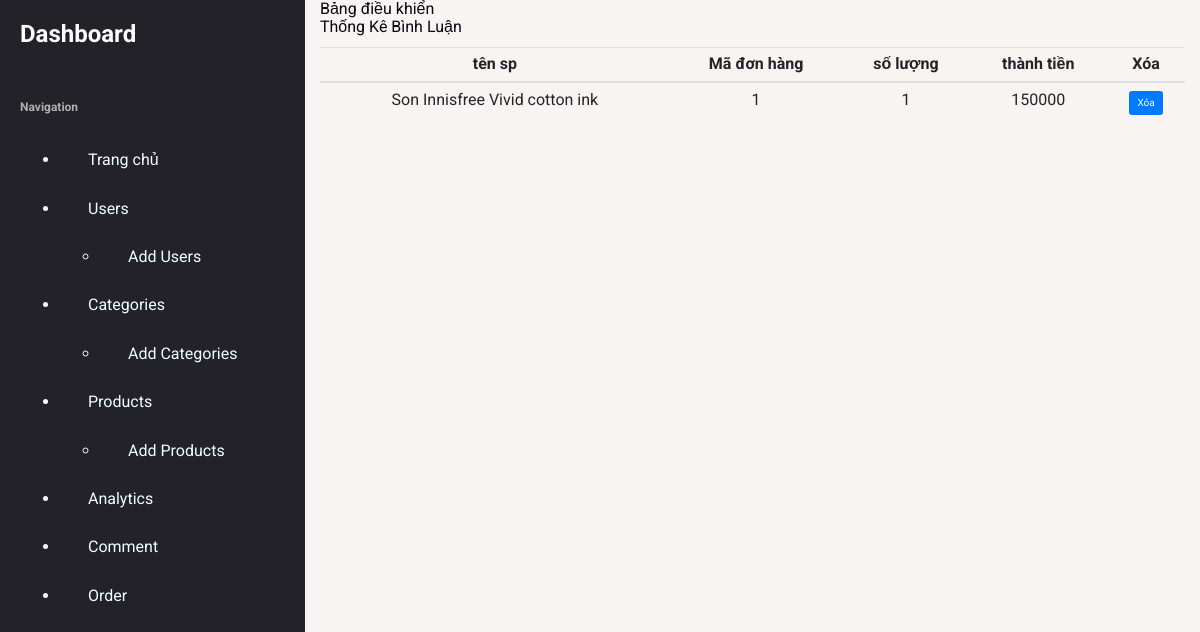
The app's page /?module=backend&controller=don_hang&action=detail&ma_don_hang=1 (signed in) with its own data.
### tables this page shows
CREATE TABLE `chi_tiet_don_hang` (
  `ma_chi_tiet` int(11) NOT NULL,
  `ma_don_hang` int(11) NOT NULL,
  `ma_hh` int(11) NOT NULL,
  `so_luong` int(11) NOT NULL,
  `ten_hh` varchar(200) NOT NULL,
  `gia_don_hang` float NOT NULL
);

CREATE TABLE `hang_hoa` (
  `ma_hh` int(11) NOT NULL,
  `ten_hh` varchar(140) NOT NULL,
  `don_gia` float NOT NULL,
  `giam_gia` float NOT NULL,
  `hinh` varchar(50) NOT NULL,
  `ma_loai` int(11) NOT NULL,
  `so_luot_xem` int(11) NOT NULL,
  `mo_ta` text NOT NULL
);

### library/pdo.php (called while the page is built, shortened)
<?php
function pdo_get_connection()
{
    $host = "sql105.byethost8.com";
    $db_name = "b8_27152900_bean";
    $db_user = "b8_27152900";
    $db_pass = 'aloalo12345';
    $dburl = "mysql:host={$host};dbname={$db_name};charset=utf8";
    $pdo = new PDO($dburl, $db_user, $db_pass);
    $pdo->setAttribute(PDO::ATTR_ERRMODE, PDO::ERRMODE_EXCEPTION);
    return $pdo;
}
function pdo_query1($sql, $params = [])
{
    try {
        $conn = pdo_get_connection();
        $stmt = $conn->prepare($sql);
        $stmt->execute($params);
        $stmt->setFetchMode(PDO::FETCH_ASSOC);
        $rows = $stmt->fetchAll();
        return $rows;
    } catch (PDOException $e) {
        throw $e;
    } finally {
        unset($conn);
    }
}

### model/don_hang_model.php (called while the page is built, shortened)
<?php
function order_detail_select_id_order($params = [])
{
    $sql = "SELECT * FROM chi_tiet_don_hang od INNER JOIN hang_hoa hh ON od.ma_hh=hh.ma_hh WHERE ma_don_hang=:ma_don_hang";
    return pdo_query1($sql, $params);
}

### controller/backend/don_hang.php (called while the page is built, shortened)
<?php
require_once APP_PATH . '/model/don_hang_model.php';
switch ($action) {
    case 'detail':
        extract(detail());
        break;
}
function detail()
{
    extract($_REQUEST);
    $detail = order_detail_select_id_order([':ma_don_hang' => $ma_don_hang]);
    return [
        'ma_don_hang' => $ma_don_hang,
        'detail_order' => $detail,
        'view_name' => 'don_hang/detail.php'
    ];
}

### view/backend/don_hang/detail.php (the view)
<div class="right__content">
    <div class="right__title">Bảng điều khiển</div>
    <p class="right__desc">Thống Kê Bình Luận</p>
    <div class="right__table">
        <div class="right__tableWrapper">
            <table class="table table-hover text-center">
                <thead>
                    <tr>
                        <th>tên sp</th>
                        <th>Mã đơn hàng</th>
                        <th>số lượng</th>
                        <th>thành tiền</th>
                        <th>Xóa</th>
                    </tr>
                </thead>
                <tbody>
                    <?php $count = 0;
                    foreach ($detail_order as $order) {
                        extract($order); ?>
                        <tr>
                            <td><?= $ten_hh ?></td>
                            <td><?= $ma_don_hang ?></td>
                            <td><?= $so_luong ?></td>
                            <td><?= $gia_don_hang ?></td>
                            <td><a class="btn btn-primary" onclick="return confirm('Bạn muốn xóa đơn hàng')" href="?module=backend&controller=don_hang&action=delete&ma_don_hang=<?= $ma_don_hang ?>">Xóa</a></td>
                        </tr>
                    <?php  } ?>
                </tbody>
            </table>
        </div>
    </div>
</div>

### public/css/quan-tri.css (style rules this page uses)
:root { --blue: #1376ff; --black: #222228; --white: #fff; --gray-medium: #39393e; --gray-light: #b0b0b2; --radius: 10px; --item-padding: 1.5rem 1.6rem; --sidebar-width: 305px; }
html { font-size: 10px; box-sizing: border-box; }
*, *::before, *::after { box-sizing: inherit; }
body { width: 100%; height: 100vh; color: #060712; background-color: #f8f4f2; font-family: "Roboto", sans-serif; font-size: 1.6rem; font-weight: 400; line-height: 1.15; overflow: hidden; position: relative; display: grid; grid-template-columns: var(--sidebar-width) 1fr; }

### view/backend/layout.php (style rules this page uses)
a { text-decoration: none; color: #F0FFFF; }

### records on screen
chi_tiet_don_hang: hang_hoa.ten_hh "Son Innisfree Vivid cotton ink", ma_don_hang "1", so_luong "1", gia_don_hang "150000"
